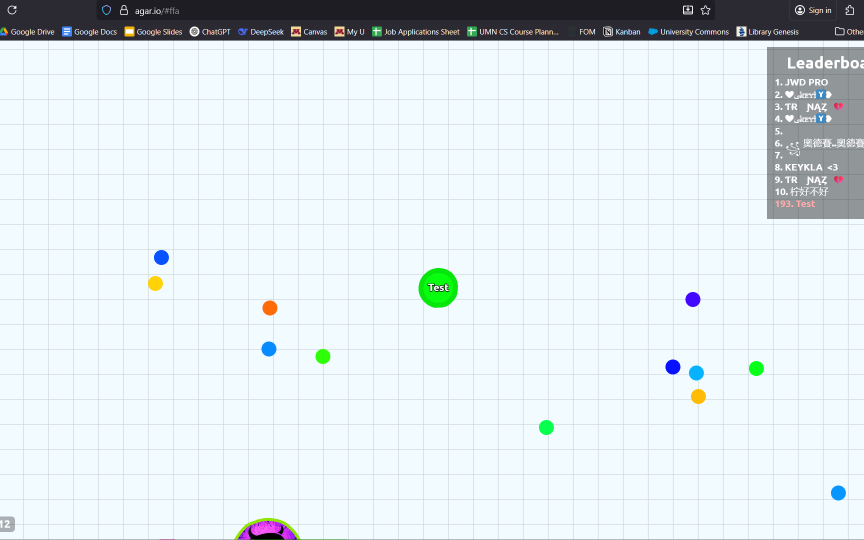
#> input picture screencap.png, 1728 x 1080 px (shown at 1/2 size)
$ python -i image_processing.py   (imports and definitions only)
#> lines starting #> are read from the running program, lines starting #| are printed output that depends on the picture; after the words box and inside, x2 and y2 are one past the last pixel; in counts of white or black regions, pixels touching at a corner belong together
#> further down, picture is the input picture: shape (1080, 1728, 3); mean B, G, R 233.6, 229.9, 221.2
import cv2
import numpy as np
import json
import pytesseract
import geometry_utils
import time


class ImageProcessing:
    def __init__(self):
        self.masks = {}
        with open("masks.json", encoding='utf-8') as file:
#> (reads masks.json from the repository)
            self.masks = json.load(file)

        self.cluster_settings = {}
        with open("cluster_settings.json", encoding='utf-8') as file:
#> (reads cluster_settings.json from the repository)
            self.cluster_settings = json.load(file)

        self.img_visualization = None  # Image for visualizing processing results

    # [8 lines left out: function convert_to_mat, not called in this run]

    def pre_processing(self, img: cv2.Mat):
        """
        Pre-processes the image for object recognition by
        converting it to grayscale, blurring it, and then applying Canny edge detection.
        :param img: cv2.Mat
        :return: cv2.Mat
        """
        img_gray = cv2.cvtColor(img, cv2.COLOR_BGR2GRAY)
        img_blur = cv2.GaussianBlur(img_gray, (5, 5), 1)
        img_canny = cv2.Canny(img_blur, 50, 50)
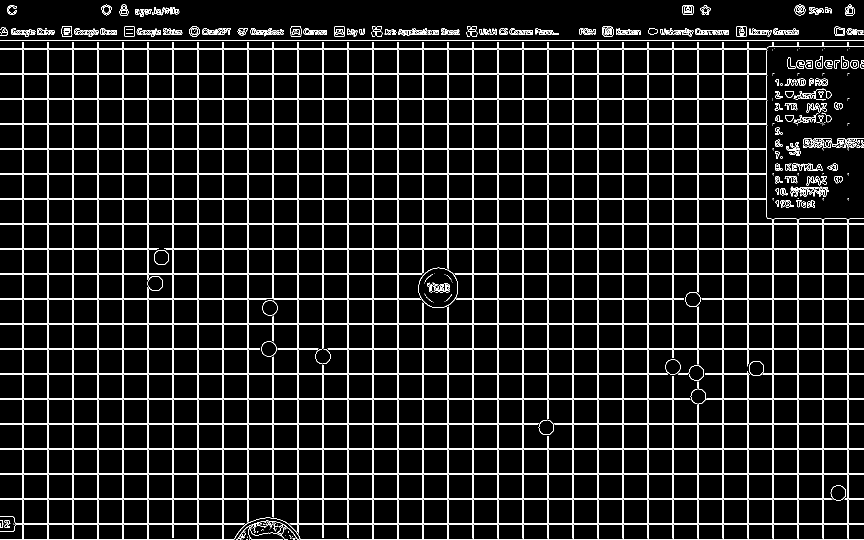
#> img_canny: shape (1080, 1728) (shown at 1/2 size); 7.8% white in thin lines or dots
        kernel = np.ones((5, 5))
        img_dial = cv2.dilate(img_canny, kernel, iterations=2)
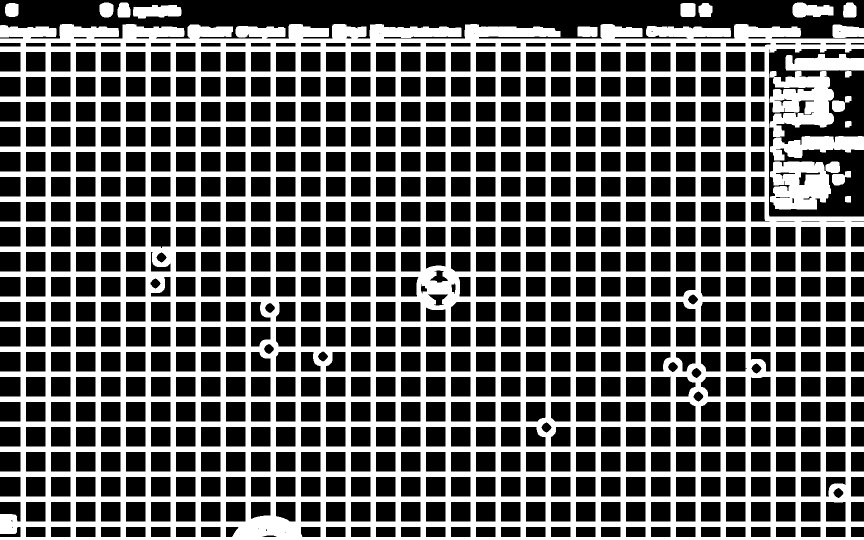
#> img_dial: shape (1080, 1728) (shown at 1/2 size); 40.6% white; 20 white regions, largest, box (x1, y1, x2, y2) and area: (0, 48, 1728, 1080) 715223, (1540, 142, 1668, 274) 11188, (1540, 323, 1680, 419) 9983
        img_thres = cv2.erode(img_dial, kernel, iterations=1)
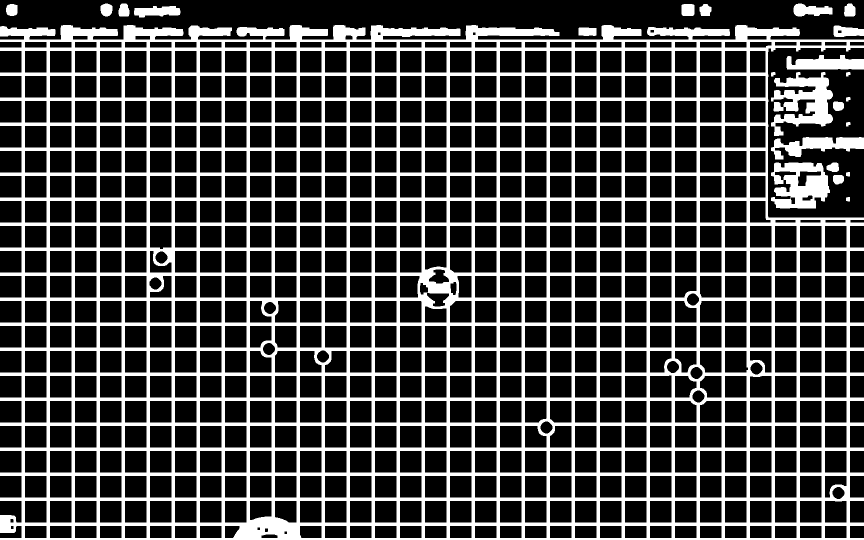
#> img_thres: shape (1080, 1728) (shown at 1/2 size); 27.4% white; 24 white regions, largest, box (x1, y1, x2, y2) and area: (0, 50, 1728, 1080) 479723, (1542, 144, 1666, 272) 8361, (1542, 325, 1660, 417) 7378
        return img_thres

    # [237 lines left out: functions object_recognition, cluster_or_add, parse_contours_to_objects, show_visual, extract_text, not called in this run]

>>> import cv2
>>> picture = cv2.imread('screencap.png')
>>> result = ImageProcessing().pre_processing(picture)
